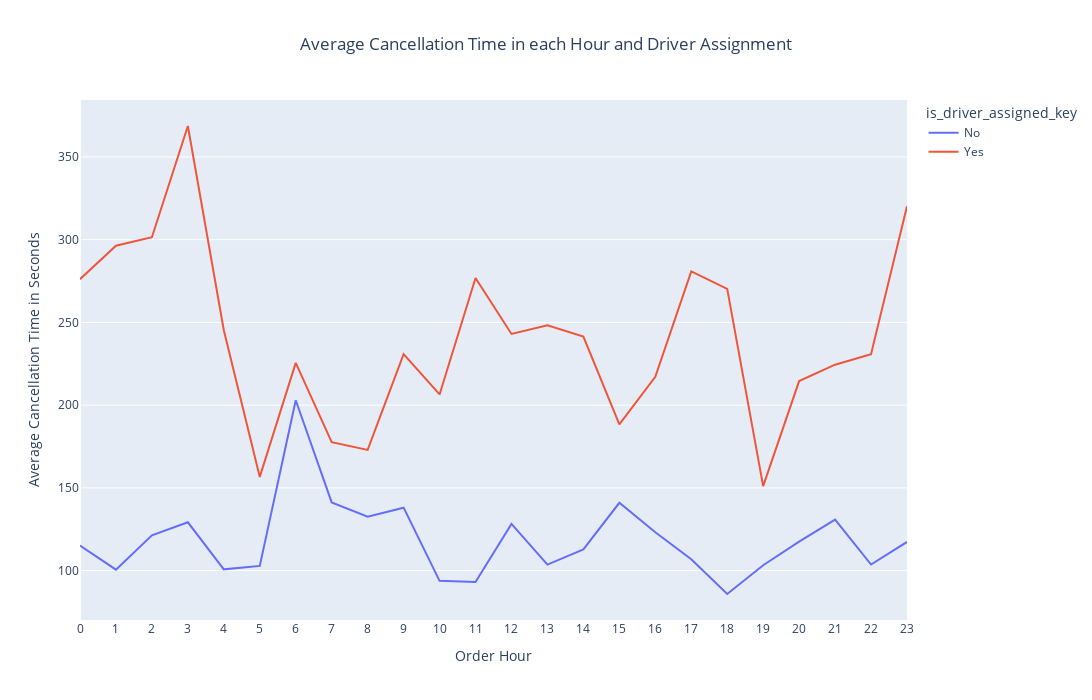

Write notebook code for a chart like this one.
### Code cell
# Plot the line chart to show the average cancellation time in each hour for each category using plotly
fig = px.line(df_4, x='order_hour', y='cancellations_time_in_seconds', color='is_driver_assigned_key', title='Average Cancellation Time in each Hour and Driver Assignment')
# Set the plot size and show the title for x and y axis and center the title
fig.update_layout(width=1200, height=700, xaxis_title='Order Hour', yaxis_title='Average Cancellation Time in Seconds', title_x=0.5)
# Show all the hours on x axis and dont show the grid lines
fig.update_xaxes(tick0=0, dtick=1, showgrid=False)
fig.show()

### Figure 1 — Plotly figure (JSON) as saved in the notebook; plotly's stock layout.template omitted (floating-point values rounded to 4 significant figures)
{"data": [{"hovertemplate": "is_driver_assigned_key=No<br>order_hour=%{x}<br>cancellations_time_in_seconds=%{y}<extra></extra>", "legendgroup": "No", "line": {"color": "#636efa", "dash": "solid"}, "marker": {"symbol": "circle"}, "mode": "lines", "name": "No", "orientation": "v", "showlegend": true, "type": "scatter", "x": [0, 1, 2, 3, 4, 5, 6, 7, 8, 9, 10, 11, 12, 13, 14, 15, 16, 17, 18, 19, 20, 21, 22, 23], "xaxis": "x", "y": [115.1, 100.6, 121.3, 129.2, 100.7, 102.8, 203.0, 141.2, 132.6, 138.0, 93.8, 93.09, 128.2, 103.6, 112.8, 141.0, 123.2, 106.8, 85.85, 103.2, 117.5, 130.8, 103.7, 117.3], "yaxis": "y"}, {"hovertemplate": "is_driver_assigned_key=Yes<br>order_hour=%{x}<br>cancellations_time_in_seconds=%{y}<extra></extra>", "legendgroup": "Yes", "line": {"color": "#EF553B", "dash": "solid"}, "marker": {"symbol": "circle"}, "mode": "lines", "name": "Yes", "orientation": "v", "showlegend": true, "type": "scatter", "x": [0, 1, 2, 3, 4, 5, 6, 7, 8, 9, 10, 11, 12, 13, 14, 15, 16, 17, 18, 19, 20, 21, 22, 23], "xaxis": "x", "y": [276.1, 296.3, 301.5, 368.7, 245.2, 156.6, 225.5, 177.6, 172.9, 230.8, 206.4, 276.8, 243, 248.3, 241.4, 188.4, 217.1, 280.8, 270.3, 151.0, 214.5, 224.4, 230.7, 320.2], "yaxis": "y"}], "layout": {"height": 700, "legend": {"title": {"text": "is_driver_assigned_key"}, "tracegroupgap": 0}, "title": {"text": "Average Cancellation Time in each Hour and Driver Assignment", "x": 0.5}, "width": 1200, "xaxis": {"anchor": "y", "domain": [0, 1], "dtick": 1, "showgrid": false, "tick0": 0, "title": {"text": "Order Hour"}}, "yaxis": {"anchor": "x", "domain": [0, 1], "title": {"text": "Average Cancellation Time in Seconds"}}}}
